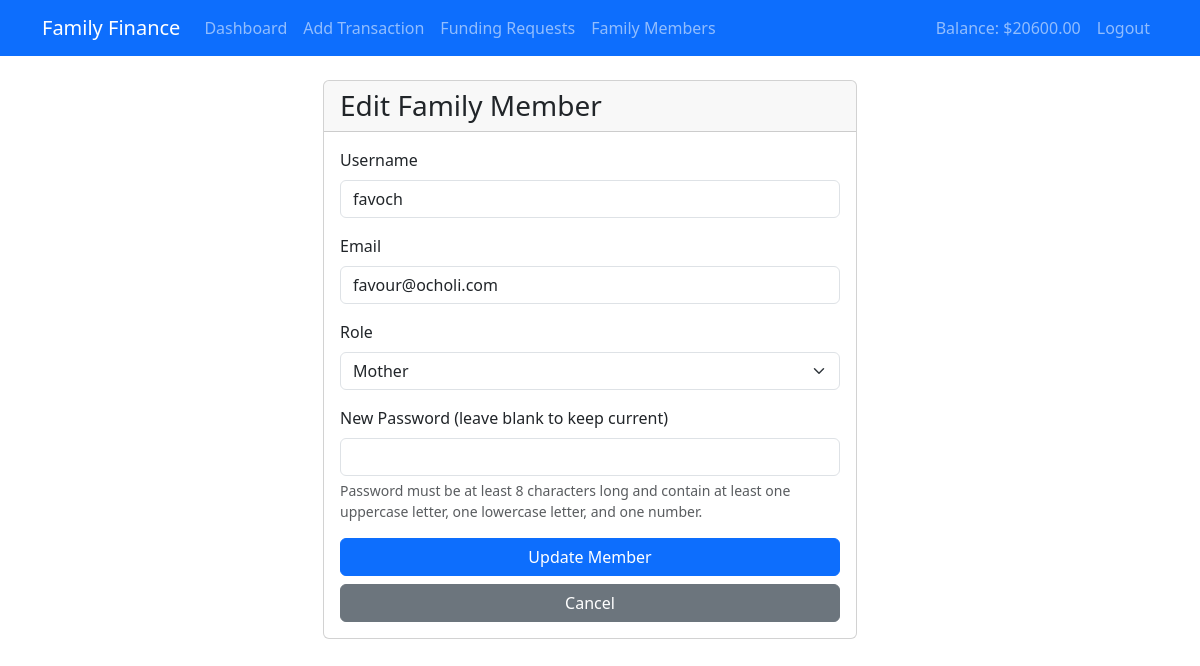
/edit_family_member/2 (signed in), run on the app's committed database.
### app.py (models this page shows, shortened)
class User(db.Model, UserMixin):
    id = db.Column(db.Integer, primary_key=True)
    username = db.Column(db.String(80), unique=True, nullable=False)
    email = db.Column(db.String(120), unique=True, nullable=False)
    password_hash = db.Column(db.String(128))
    role = db.Column(db.String(20), nullable=False)
    balance = db.Column(db.Float, default=0.0)
    is_active = db.Column(db.Boolean, default=True)
    family_id = db.Column(db.Integer, db.ForeignKey('family.id'))
    created_at = db.Column(db.DateTime, default=datetime.utcnow)
    funding_requests = db.relationship('FundingRequest',
                                     foreign_keys='FundingRequest.requested_by',
                                     backref=db.backref('requester_ref', lazy=True),
                                     lazy=True)
    requests_approved = db.relationship('FundingRequest',
                                      foreign_keys='FundingRequest.approved_by',
                                      backref=db.backref('approver_ref', lazy=True),
                                      lazy=True)
    funding_request_balances = db.relationship('FundingRequestBalance',
                                             backref='user_ref',
                                             lazy=True)
    @property
    def password(self):
        raise AttributeError('password is not a readable attribute')

### app.py (the view, shortened to what this page needs)
@app.route('/edit_family_member/<int:user_id>', methods=['GET', 'POST'])
@login_required
@father_required
def edit_family_member(user_id):
    member = User.query.filter_by(id=user_id, family_id=current_user.family_id).first_or_404()
    if member.role == 'father':
        flash('Cannot edit father account.', 'error')
        return redirect(url_for('manage_family_members'))
    return render_template('edit_family_member.html', member=member)

### app.py (called while the page is built)
@login_manager.user_loader
def load_user(user_id):
    return User.query.get(int(user_id))

def father_required(f):
    @wraps(f)
    def decorated_function(*args, **kwargs):
        if not current_user.is_authenticated or current_user.role != 'father':
            flash('This action requires father privileges')
            return redirect(url_for('dashboard'))
        return f(*args, **kwargs)
    return decorated_function

### templates/edit_family_member.html (shortened to what this page needs)
{% extends "base.html" %}
{% block content %}
<div class="container mt-4">
    <div class="row justify-content-center">
        <div class="col-md-6">
            <div class="card">
                <div class="card-header">
                    <h3 class="card-title mb-0">Edit Family Member</h3>
                </div>
                <div class="card-body">
                    <form method="POST">
                        <div class="mb-3">
                            <label for="username" class="form-label">Username</label>
                            <input type="text" class="form-control" id="username" name="username" value="{{ member.username }}" required>
                        </div>
                        <div class="mb-3">
                            <label for="email" class="form-label">Email</label>
                            <input type="email" class="form-control" id="email" name="email" value="{{ member.email }}" required>
                        </div>
                        <div class="mb-3">
                            <label for="role" class="form-label">Role</label>
                            <select class="form-select" id="role" name="role" required>
                                <option value="mother" {% if member.role == 'mother' %}selected{% endif %}>Mother</option>
                            </select>
                        </div>
                        <div class="mb-3">
                            <label for="new_password" class="form-label">New Password (leave blank to keep current)</label>
                            <input type="password" class="form-control" id="new_password" name="new_password">
                            <div class="form-text">
                                Password must be at least 8 characters long and contain at least one uppercase letter, one lowercase letter, and one number.
                            </div>
                        </div>
                        <div class="d-grid gap-2">
                            <button type="submit" class="btn btn-primary">Update Member</button>
                            <a href="{{ url_for('manage_family_members') }}" class="btn btn-secondary">Cancel</a>
                        </div>
                    </form>
                </div>
            </div>
        </div>
    </div>
</div>
{% endblock %}

### templates/base.html (shortened to what this page needs)
<!DOCTYPE html>
<html lang="en">
<head>
    <link href="https://cdn.jsdelivr.net/npm/bootstrap@5.3.2/dist/css/bootstrap.min.css" rel="stylesheet">
</head>
<body>
    <nav class="navbar navbar-expand-lg navbar-dark bg-primary">
        <div class="container">
            <a class="navbar-brand" href="{{ url_for('index') }}">Family Finance</a>
            <div class="collapse navbar-collapse" id="navbarNav">
                <ul class="navbar-nav me-auto">
                    {% if current_user.is_authenticated %}
                    <li class="nav-item">
                        <a class="nav-link" href="{{ url_for('dashboard') }}">Dashboard</a>
                    </li>
                    <li class="nav-item">
                        <a class="nav-link" href="{{ url_for('add_transaction') }}">Add Transaction</a>
                    </li>
                    <li class="nav-item">
                        <a class="nav-link" href="{{ url_for('funding_requests') }}">Funding Requests</a>
                    </li>
                    {% if current_user.role in ['father', 'mother'] %}
                    <li class="nav-item">
                        <a class="nav-link" href="{{ url_for('manage_family_members') }}">Family Members</a>
                    </li>
                    {% endif %}
                    {% endif %}
                </ul>
                <ul class="navbar-nav">
                    {% if current_user.is_authenticated %}
                    <li class="nav-item">
                        <span class="nav-link">Balance: ${{ "%.2f"|format(current_user.balance) }}</span>
                    </li>
                    <li class="nav-item">
                        <a class="nav-link" href="{{ url_for('logout') }}">Logout</a>
                    </li>
                    {% endif %}
                </ul>
            </div>
        </div>
    </nav>
    <div class="container content">
        {% block content %}{% endblock %}
    </div>
</body>
</html>

### templates/base.html (style rules this page uses)
.navbar { margin-bottom: 20px; }
.content { margin: 20px; }

### data on the page
User: balance "20600.00"
User: username "favoch", email "favour@ocholi.com", role "Mother"
